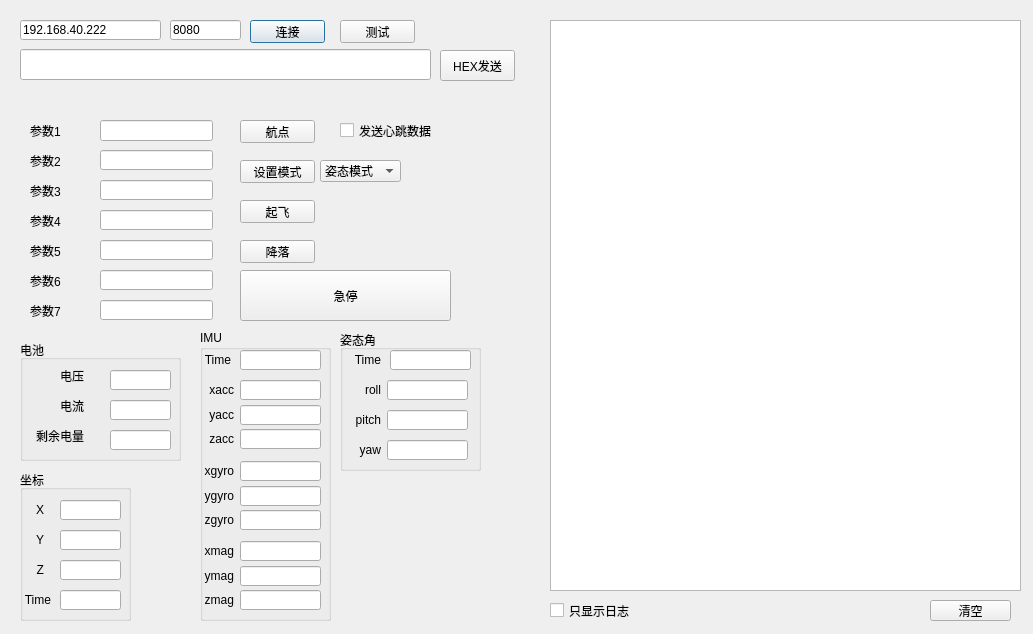
<?xml version="1.0" encoding="UTF-8"?>
<ui version="4.0">
 <class>DeviceDebug</class>
 <widget class="QDialog" name="DeviceDebug">
  <property name="geometry">
   <rect>
    <x>0</x>
    <y>0</y>
    <width>1033</width>
    <height>634</height>
   </rect>
  </property>
  <property name="windowTitle">
   <string>DeviceDebug</string>
  </property>
  <widget class="QPushButton" name="btnConnect">
   <property name="geometry">
    <rect>
     <x>250</x>
     <y>20</y>
     <width>75</width>
     <height>23</height>
    </rect>
   </property>
   <property name="text">
    <string>连接</string>
   </property>
  </widget>
  <widget class="QLineEdit" name="lineEditPararm3">
   <property name="geometry">
    <rect>
     <x>100</x>
     <y>180</y>
     <width>113</width>
     <height>20</height>
    </rect>
   </property>
  </widget>
  <widget class="QTextBrowser" name="textBrowser">
   <property name="geometry">
    <rect>
     <x>550</x>
     <y>20</y>
     <width>471</width>
     <height>571</height>
    </rect>
   </property>
  </widget>
  <widget class="QLineEdit" name="lineEditPararm2">
   <property name="geometry">
    <rect>
     <x>100</x>
     <y>150</y>
     <width>113</width>
     <height>20</height>
    </rect>
   </property>
  </widget>
  <widget class="QLineEdit" name="lineEditPararm1">
   <property name="geometry">
    <rect>
     <x>100</x>
     <y>120</y>
     <width>113</width>
     <height>21</height>
    </rect>
   </property>
  </widget>
  <widget class="QLabel" name="label">
   <property name="geometry">
    <rect>
     <x>30</x>
     <y>120</y>
     <width>61</width>
     <height>21</height>
    </rect>
   </property>
   <property name="text">
    <string>参数1</string>
   </property>
  </widget>
  <widget class="QLabel" name="label_4">
   <property name="geometry">
    <rect>
     <x>30</x>
     <y>180</y>
     <width>61</width>
     <height>21</height>
    </rect>
   </property>
   <property name="text">
    <string>参数3</string>
   </property>
  </widget>
  <widget class="QLabel" name="label_7">
   <property name="geometry">
    <rect>
     <x>30</x>
     <y>300</y>
     <width>61</width>
     <height>21</height>
    </rect>
   </property>
   <property name="text">
    <string>参数7</string>
   </property>
  </widget>
  <widget class="QLineEdit" name="lineEditPararm5">
   <property name="geometry">
    <rect>
     <x>100</x>
     <y>210</y>
     <width>113</width>
     <height>20</height>
    </rect>
   </property>
  </widget>
  <widget class="QLabel" name="label_2">
   <property name="geometry">
    <rect>
     <x>30</x>
     <y>150</y>
     <width>61</width>
     <height>21</height>
    </rect>
   </property>
   <property name="text">
    <string>参数2</string>
   </property>
  </widget>
  <widget class="QLineEdit" name="lineEditPararm6">
   <property name="geometry">
    <rect>
     <x>100</x>
     <y>270</y>
     <width>113</width>
     <height>20</height>
    </rect>
   </property>
  </widget>
  <widget class="QLineEdit" name="lineEditIp">
   <property name="geometry">
    <rect>
     <x>20</x>
     <y>20</y>
     <width>141</width>
     <height>20</height>
    </rect>
   </property>
   <property name="text">
    <string>192.168.40.222</string>
   </property>
  </widget>
  <widget class="QLineEdit" name="lineEditPararm7">
   <property name="geometry">
    <rect>
     <x>100</x>
     <y>300</y>
     <width>113</width>
     <height>20</height>
    </rect>
   </property>
  </widget>
  <widget class="QPushButton" name="btnDown">
   <property name="geometry">
    <rect>
     <x>240</x>
     <y>240</y>
     <width>75</width>
     <height>23</height>
    </rect>
   </property>
   <property name="text">
    <string>降落</string>
   </property>
  </widget>
  <widget class="QLineEdit" name="lineEditPararm4">
   <property name="geometry">
    <rect>
     <x>100</x>
     <y>240</y>
     <width>113</width>
     <height>20</height>
    </rect>
   </property>
  </widget>
  <widget class="QLabel" name="label_5">
   <property name="geometry">
    <rect>
     <x>30</x>
     <y>270</y>
     <width>61</width>
     <height>21</height>
    </rect>
   </property>
   <property name="text">
    <string>参数6</string>
   </property>
  </widget>
  <widget class="QLabel" name="label_6">
   <property name="geometry">
    <rect>
     <x>30</x>
     <y>240</y>
     <width>61</width>
     <height>21</height>
    </rect>
   </property>
   <property name="text">
    <string>参数5</string>
   </property>
  </widget>
  <widget class="QPushButton" name="btnFly">
   <property name="geometry">
    <rect>
     <x>240</x>
     <y>200</y>
     <width>75</width>
     <height>23</height>
    </rect>
   </property>
   <property name="text">
    <string>起飞</string>
   </property>
  </widget>
  <widget class="QLineEdit" name="lineEditMsg">
   <property name="geometry">
    <rect>
     <x>20</x>
     <y>49</y>
     <width>411</width>
     <height>31</height>
    </rect>
   </property>
  </widget>
  <widget class="QPushButton" name="btnSendHex">
   <property name="geometry">
    <rect>
     <x>440</x>
     <y>50</y>
     <width>75</width>
     <height>31</height>
    </rect>
   </property>
   <property name="text">
    <string>HEX发送</string>
   </property>
  </widget>
  <widget class="QLineEdit" name="lineEditPort">
   <property name="geometry">
    <rect>
     <x>170</x>
     <y>20</y>
     <width>71</width>
     <height>20</height>
    </rect>
   </property>
   <property name="text">
    <string>8080</string>
   </property>
  </widget>
  <widget class="QLabel" name="label_3">
   <property name="geometry">
    <rect>
     <x>30</x>
     <y>210</y>
     <width>61</width>
     <height>21</height>
    </rect>
   </property>
   <property name="text">
    <string>参数4</string>
   </property>
  </widget>
  <widget class="QPushButton" name="btnSetMode">
   <property name="geometry">
    <rect>
     <x>240</x>
     <y>160</y>
     <width>75</width>
     <height>23</height>
    </rect>
   </property>
   <property name="text">
    <string>设置模式</string>
   </property>
  </widget>
  <widget class="QPushButton" name="btnWaypoint">
   <property name="geometry">
    <rect>
     <x>240</x>
     <y>120</y>
     <width>75</width>
     <height>23</height>
    </rect>
   </property>
   <property name="text">
    <string>航点</string>
   </property>
  </widget>
  <widget class="QPushButton" name="btnTest">
   <property name="geometry">
    <rect>
     <x>340</x>
     <y>20</y>
     <width>75</width>
     <height>23</height>
    </rect>
   </property>
   <property name="text">
    <string>测试</string>
   </property>
  </widget>
  <widget class="QCheckBox" name="checkBoxbHeartbeat">
   <property name="geometry">
    <rect>
     <x>340</x>
     <y>120</y>
     <width>111</width>
     <height>21</height>
    </rect>
   </property>
   <property name="text">
    <string>发送心跳数据</string>
   </property>
  </widget>
  <widget class="QPushButton" name="btnStop">
   <property name="geometry">
    <rect>
     <x>240</x>
     <y>270</y>
     <width>211</width>
     <height>51</height>
    </rect>
   </property>
   <property name="text">
    <string>急停</string>
   </property>
  </widget>
  <widget class="QPushButton" name="btnMessageClear">
   <property name="geometry">
    <rect>
     <x>930</x>
     <y>600</y>
     <width>81</width>
     <height>21</height>
    </rect>
   </property>
   <property name="text">
    <string>清空</string>
   </property>
  </widget>
  <widget class="QComboBox" name="comboBoxMode">
   <property name="geometry">
    <rect>
     <x>320</x>
     <y>160</y>
     <width>81</width>
     <height>22</height>
    </rect>
   </property>
   <item>
    <property name="text">
     <string>姿态模式</string>
    </property>
   </item>
   <item>
    <property name="text">
     <string>定高模式</string>
    </property>
   </item>
   <item>
    <property name="text">
     <string>航点模式</string>
    </property>
   </item>
  </widget>
  <widget class="QGroupBox" name="groupBox">
   <property name="geometry">
    <rect>
     <x>20</x>
     <y>340</y>
     <width>161</width>
     <height>121</height>
    </rect>
   </property>
   <property name="title">
    <string>电池</string>
   </property>
   <widget class="QLabel" name="label_8">
    <property name="geometry">
     <rect>
      <x>10</x>
      <y>30</y>
      <width>54</width>
      <height>12</height>
     </rect>
    </property>
    <property name="text">
     <string>电压</string>
    </property>
    <property name="alignment">
     <set>Qt::AlignRight|Qt::AlignTrailing|Qt::AlignVCenter</set>
    </property>
   </widget>
   <widget class="QLabel" name="label_9">
    <property name="geometry">
     <rect>
      <x>10</x>
      <y>60</y>
      <width>54</width>
      <height>12</height>
     </rect>
    </property>
    <property name="text">
     <string>电流</string>
    </property>
    <property name="alignment">
     <set>Qt::AlignRight|Qt::AlignTrailing|Qt::AlignVCenter</set>
    </property>
   </widget>
   <widget class="QLabel" name="label_10">
    <property name="geometry">
     <rect>
      <x>10</x>
      <y>90</y>
      <width>54</width>
      <height>12</height>
     </rect>
    </property>
    <property name="text">
     <string>剩余电量</string>
    </property>
    <property name="alignment">
     <set>Qt::AlignRight|Qt::AlignTrailing|Qt::AlignVCenter</set>
    </property>
   </widget>
   <widget class="QLineEdit" name="lineEditVoltages">
    <property name="geometry">
     <rect>
      <x>90</x>
      <y>30</y>
      <width>61</width>
      <height>20</height>
     </rect>
    </property>
    <property name="readOnly">
     <bool>true</bool>
    </property>
   </widget>
   <widget class="QLineEdit" name="lineEditBattery">
    <property name="geometry">
     <rect>
      <x>90</x>
      <y>60</y>
      <width>61</width>
      <height>20</height>
     </rect>
    </property>
    <property name="readOnly">
     <bool>true</bool>
    </property>
   </widget>
   <widget class="QLineEdit" name="lineEditElectric">
    <property name="geometry">
     <rect>
      <x>90</x>
      <y>90</y>
      <width>61</width>
      <height>20</height>
     </rect>
    </property>
    <property name="readOnly">
     <bool>true</bool>
    </property>
   </widget>
  </widget>
  <widget class="QGroupBox" name="groupBox_2">
   <property name="geometry">
    <rect>
     <x>20</x>
     <y>470</y>
     <width>111</width>
     <height>151</height>
    </rect>
   </property>
   <property name="title">
    <string>坐标</string>
   </property>
   <widget class="QLabel" name="label_11">
    <property name="geometry">
     <rect>
      <x>3</x>
      <y>30</y>
      <width>21</width>
      <height>20</height>
     </rect>
    </property>
    <property name="text">
     <string>X</string>
    </property>
    <property name="alignment">
     <set>Qt::AlignRight|Qt::AlignTrailing|Qt::AlignVCenter</set>
    </property>
   </widget>
   <widget class="QLabel" name="label_12">
    <property name="geometry">
     <rect>
      <x>3</x>
      <y>60</y>
      <width>21</width>
      <height>20</height>
     </rect>
    </property>
    <property name="text">
     <string>Y</string>
    </property>
    <property name="alignment">
     <set>Qt::AlignRight|Qt::AlignTrailing|Qt::AlignVCenter</set>
    </property>
   </widget>
   <widget class="QLabel" name="label_13">
    <property name="geometry">
     <rect>
      <x>3</x>
      <y>90</y>
      <width>21</width>
      <height>20</height>
     </rect>
    </property>
    <property name="text">
     <string>Z</string>
    </property>
    <property name="alignment">
     <set>Qt::AlignRight|Qt::AlignTrailing|Qt::AlignVCenter</set>
    </property>
   </widget>
   <widget class="QLineEdit" name="lineEditX">
    <property name="geometry">
     <rect>
      <x>40</x>
      <y>30</y>
      <width>61</width>
      <height>20</height>
     </rect>
    </property>
    <property name="readOnly">
     <bool>true</bool>
    </property>
   </widget>
   <widget class="QLineEdit" name="lineEditY">
    <property name="geometry">
     <rect>
      <x>40</x>
      <y>60</y>
      <width>61</width>
      <height>20</height>
     </rect>
    </property>
    <property name="readOnly">
     <bool>true</bool>
    </property>
   </widget>
   <widget class="QLineEdit" name="lineEditZ">
    <property name="geometry">
     <rect>
      <x>40</x>
      <y>90</y>
      <width>61</width>
      <height>20</height>
     </rect>
    </property>
    <property name="readOnly">
     <bool>true</bool>
    </property>
   </widget>
   <widget class="QLineEdit" name="lineEditTime">
    <property name="geometry">
     <rect>
      <x>40</x>
      <y>120</y>
      <width>61</width>
      <height>20</height>
     </rect>
    </property>
    <property name="readOnly">
     <bool>true</bool>
    </property>
   </widget>
   <widget class="QLabel" name="label_14">
    <property name="geometry">
     <rect>
      <x>0</x>
      <y>120</y>
      <width>31</width>
      <height>20</height>
     </rect>
    </property>
    <property name="text">
     <string>Time</string>
    </property>
    <property name="alignment">
     <set>Qt::AlignRight|Qt::AlignTrailing|Qt::AlignVCenter</set>
    </property>
   </widget>
  </widget>
  <widget class="QGroupBox" name="groupBox_3">
   <property name="geometry">
    <rect>
     <x>200</x>
     <y>330</y>
     <width>131</width>
     <height>291</height>
    </rect>
   </property>
   <property name="title">
    <string>IMU</string>
   </property>
   <widget class="QLabel" name="label_15">
    <property name="geometry">
     <rect>
      <x>3</x>
      <y>50</y>
      <width>31</width>
      <height>20</height>
     </rect>
    </property>
    <property name="text">
     <string>xacc</string>
    </property>
    <property name="alignment">
     <set>Qt::AlignRight|Qt::AlignTrailing|Qt::AlignVCenter</set>
    </property>
   </widget>
   <widget class="QLabel" name="label_16">
    <property name="geometry">
     <rect>
      <x>3</x>
      <y>75</y>
      <width>31</width>
      <height>20</height>
     </rect>
    </property>
    <property name="text">
     <string>yacc</string>
    </property>
    <property name="alignment">
     <set>Qt::AlignRight|Qt::AlignTrailing|Qt::AlignVCenter</set>
    </property>
   </widget>
   <widget class="QLabel" name="label_17">
    <property name="geometry">
     <rect>
      <x>3</x>
      <y>99</y>
      <width>31</width>
      <height>20</height>
     </rect>
    </property>
    <property name="text">
     <string>zacc</string>
    </property>
    <property name="alignment">
     <set>Qt::AlignRight|Qt::AlignTrailing|Qt::AlignVCenter</set>
    </property>
   </widget>
   <widget class="QLineEdit" name="imu_1">
    <property name="geometry">
     <rect>
      <x>40</x>
      <y>50</y>
      <width>81</width>
      <height>20</height>
     </rect>
    </property>
    <property name="readOnly">
     <bool>true</bool>
    </property>
   </widget>
   <widget class="QLineEdit" name="imu_2">
    <property name="geometry">
     <rect>
      <x>40</x>
      <y>75</y>
      <width>81</width>
      <height>20</height>
     </rect>
    </property>
    <property name="readOnly">
     <bool>true</bool>
    </property>
   </widget>
   <widget class="QLineEdit" name="imu_3">
    <property name="geometry">
     <rect>
      <x>40</x>
      <y>99</y>
      <width>81</width>
      <height>20</height>
     </rect>
    </property>
    <property name="readOnly">
     <bool>true</bool>
    </property>
   </widget>
   <widget class="QLabel" name="label_19">
    <property name="geometry">
     <rect>
      <x>0</x>
      <y>20</y>
      <width>31</width>
      <height>20</height>
     </rect>
    </property>
    <property name="text">
     <string>Time</string>
    </property>
    <property name="alignment">
     <set>Qt::AlignRight|Qt::AlignTrailing|Qt::AlignVCenter</set>
    </property>
   </widget>
   <widget class="QLineEdit" name="imu_time">
    <property name="geometry">
     <rect>
      <x>40</x>
      <y>20</y>
      <width>81</width>
      <height>20</height>
     </rect>
    </property>
    <property name="readOnly">
     <bool>true</bool>
    </property>
   </widget>
   <widget class="QLabel" name="label_18">
    <property name="geometry">
     <rect>
      <x>3</x>
      <y>131</y>
      <width>31</width>
      <height>20</height>
     </rect>
    </property>
    <property name="text">
     <string>xgyro</string>
    </property>
    <property name="alignment">
     <set>Qt::AlignRight|Qt::AlignTrailing|Qt::AlignVCenter</set>
    </property>
   </widget>
   <widget class="QLineEdit" name="imu_5">
    <property name="geometry">
     <rect>
      <x>40</x>
      <y>156</y>
      <width>81</width>
      <height>20</height>
     </rect>
    </property>
    <property name="readOnly">
     <bool>true</bool>
    </property>
   </widget>
   <widget class="QLabel" name="label_20">
    <property name="geometry">
     <rect>
      <x>3</x>
      <y>156</y>
      <width>31</width>
      <height>20</height>
     </rect>
    </property>
    <property name="text">
     <string>ygyro</string>
    </property>
    <property name="alignment">
     <set>Qt::AlignRight|Qt::AlignTrailing|Qt::AlignVCenter</set>
    </property>
   </widget>
   <widget class="QLabel" name="label_21">
    <property name="geometry">
     <rect>
      <x>3</x>
      <y>180</y>
      <width>31</width>
      <height>20</height>
     </rect>
    </property>
    <property name="text">
     <string>zgyro</string>
    </property>
    <property name="alignment">
     <set>Qt::AlignRight|Qt::AlignTrailing|Qt::AlignVCenter</set>
    </property>
   </widget>
   <widget class="QLineEdit" name="imu_4">
    <property name="geometry">
     <rect>
      <x>40</x>
      <y>131</y>
      <width>81</width>
      <height>20</height>
     </rect>
    </property>
    <property name="readOnly">
     <bool>true</bool>
    </property>
   </widget>
   <widget class="QLineEdit" name="imu_6">
    <property name="geometry">
     <rect>
      <x>40</x>
      <y>180</y>
      <width>81</width>
      <height>20</height>
     </rect>
    </property>
    <property name="readOnly">
     <bool>true</bool>
    </property>
   </widget>
   <widget class="QLabel" name="label_22">
    <property name="geometry">
     <rect>
      <x>3</x>
      <y>211</y>
      <width>31</width>
      <height>20</height>
     </rect>
    </property>
    <property name="text">
     <string>xmag</string>
    </property>
    <property name="alignment">
     <set>Qt::AlignRight|Qt::AlignTrailing|Qt::AlignVCenter</set>
    </property>
   </widget>
   <widget class="QLineEdit" name="imu_8">
    <property name="geometry">
     <rect>
      <x>40</x>
      <y>236</y>
      <width>81</width>
      <height>20</height>
     </rect>
    </property>
    <property name="readOnly">
     <bool>true</bool>
    </property>
   </widget>
   <widget class="QLabel" name="label_23">
    <property name="geometry">
     <rect>
      <x>3</x>
      <y>236</y>
      <width>31</width>
      <height>20</height>
     </rect>
    </property>
    <property name="text">
     <string>ymag</string>
    </property>
    <property name="alignment">
     <set>Qt::AlignRight|Qt::AlignTrailing|Qt::AlignVCenter</set>
    </property>
   </widget>
   <widget class="QLabel" name="label_24">
    <property name="geometry">
     <rect>
      <x>3</x>
      <y>260</y>
      <width>31</width>
      <height>20</height>
     </rect>
    </property>
    <property name="text">
     <string>zmag</string>
    </property>
    <property name="alignment">
     <set>Qt::AlignRight|Qt::AlignTrailing|Qt::AlignVCenter</set>
    </property>
   </widget>
   <widget class="QLineEdit" name="imu_7">
    <property name="geometry">
     <rect>
      <x>40</x>
      <y>211</y>
      <width>81</width>
      <height>20</height>
     </rect>
    </property>
    <property name="readOnly">
     <bool>true</bool>
    </property>
   </widget>
   <widget class="QLineEdit" name="imu_9">
    <property name="geometry">
     <rect>
      <x>40</x>
      <y>260</y>
      <width>81</width>
      <height>20</height>
     </rect>
    </property>
    <property name="readOnly">
     <bool>true</bool>
    </property>
   </widget>
  </widget>
  <widget class="QGroupBox" name="groupBox_4">
   <property name="geometry">
    <rect>
     <x>340</x>
     <y>330</y>
     <width>141</width>
     <height>141</height>
    </rect>
   </property>
   <property name="title">
    <string>姿态角</string>
   </property>
   <widget class="QLabel" name="label_25">
    <property name="geometry">
     <rect>
      <x>10</x>
      <y>20</y>
      <width>31</width>
      <height>20</height>
     </rect>
    </property>
    <property name="text">
     <string>Time</string>
    </property>
    <property name="alignment">
     <set>Qt::AlignRight|Qt::AlignTrailing|Qt::AlignVCenter</set>
    </property>
   </widget>
   <widget class="QLineEdit" name="attitude_time">
    <property name="geometry">
     <rect>
      <x>50</x>
      <y>20</y>
      <width>81</width>
      <height>20</height>
     </rect>
    </property>
    <property name="readOnly">
     <bool>true</bool>
    </property>
   </widget>
   <widget class="QLineEdit" name="lineEdityaw">
    <property name="geometry">
     <rect>
      <x>47</x>
      <y>110</y>
      <width>81</width>
      <height>20</height>
     </rect>
    </property>
    <property name="readOnly">
     <bool>true</bool>
    </property>
   </widget>
   <widget class="QLabel" name="label_26">
    <property name="geometry">
     <rect>
      <x>10</x>
      <y>80</y>
      <width>31</width>
      <height>20</height>
     </rect>
    </property>
    <property name="text">
     <string>pitch</string>
    </property>
    <property name="alignment">
     <set>Qt::AlignRight|Qt::AlignTrailing|Qt::AlignVCenter</set>
    </property>
   </widget>
   <widget class="QLineEdit" name="lineEditpitch">
    <property name="geometry">
     <rect>
      <x>47</x>
      <y>80</y>
      <width>81</width>
      <height>20</height>
     </rect>
    </property>
    <property name="readOnly">
     <bool>true</bool>
    </property>
   </widget>
   <widget class="QLineEdit" name="lineEditroll">
    <property name="geometry">
     <rect>
      <x>47</x>
      <y>50</y>
      <width>81</width>
      <height>20</height>
     </rect>
    </property>
    <property name="readOnly">
     <bool>true</bool>
    </property>
   </widget>
   <widget class="QLabel" name="label_27">
    <property name="geometry">
     <rect>
      <x>10</x>
      <y>50</y>
      <width>31</width>
      <height>20</height>
     </rect>
    </property>
    <property name="text">
     <string>roll</string>
    </property>
    <property name="alignment">
     <set>Qt::AlignRight|Qt::AlignTrailing|Qt::AlignVCenter</set>
    </property>
   </widget>
   <widget class="QLabel" name="label_28">
    <property name="geometry">
     <rect>
      <x>10</x>
      <y>110</y>
      <width>31</width>
      <height>20</height>
     </rect>
    </property>
    <property name="text">
     <string>yaw</string>
    </property>
    <property name="alignment">
     <set>Qt::AlignRight|Qt::AlignTrailing|Qt::AlignVCenter</set>
    </property>
   </widget>
  </widget>
  <widget class="QCheckBox" name="checkBoxbOnlylog">
   <property name="geometry">
    <rect>
     <x>550</x>
     <y>600</y>
     <width>111</width>
     <height>21</height>
    </rect>
   </property>
   <property name="text">
    <string>只显示日志</string>
   </property>
  </widget>
 </widget>
 <layoutdefault spacing="6" margin="11"/>
 <resources/>
 <connections/>
</ui>
